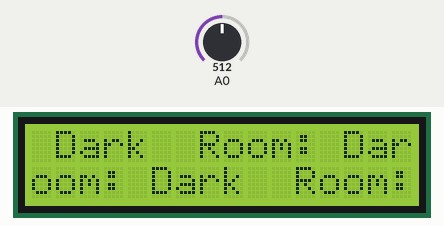
Simulated run of this sketch. Board: Arduino Uno, built with avr-gcc and run on an emulated ATmega328P. Parts: 16×2 character LCD. Inputs (shaded band) come from the test bench; at power-on: A0 = 512.

Above: at 1.2 s.
1.3 s: A0 set to 693
3.2 s: A0 set to 715
At 3.62 s:
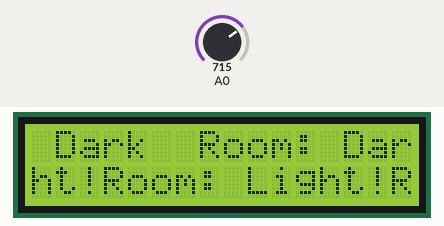
5.2 s: A0 set to 690
At 5.65 s:
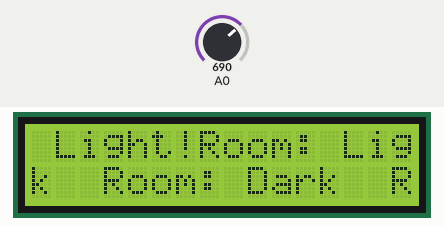
7.2 s: A0 set to 710
At 7.99 s:
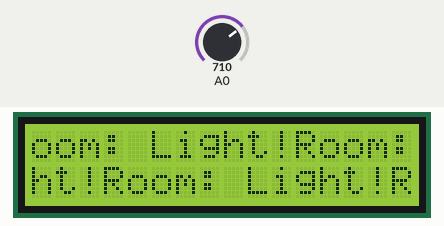
10.2 s: A0 set to 511
At 10.33 s:
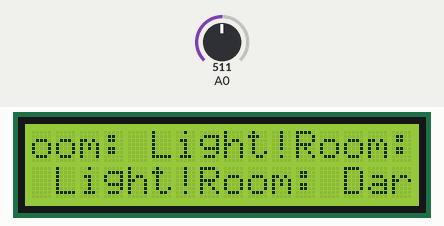
12.1 s: A0 set to 716
At 12.37 s:
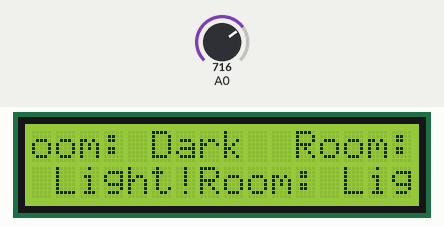

The sketch:

LCD_SCREEN_2.ino
```cpp
#include <LiquidCrystal.h>
LiquidCrystal lcd(7, 8, 9, 10, 11, 12);
void setup() {
  lcd.begin(16, 2);
  lcd.setCursor(0, 1);
  lcd.write("LIGHT: ");
}

void loop() {
  int sensorValue = analogRead(A0);
  lcd.print("Room: ");
  if (sensorValue > 700) {
    lcd.print("Light!");
  } else {
    lcd.print("Dark  ");
  }
  delay(100);
}
```

Measured:
- the behaviour switches between 700 and 701 on A0 (found by bisection; images 0 and 1)
- after the input at 3.2 s, the display: first changes after 0.12 s (image 1 shows a later state)
- after the input at 5.2 s, the display: first changes after 0.15 s (image 2 shows a later state)
- after the input at 7.2 s, the display: first changes after 0.19 s (image 3 shows a later state)
- after the input at 10.2 s, the display: changes at once (image 4)
- after the input at 12.1 s, the display: first changes after 0.07 s (image 5 shows a later state)
